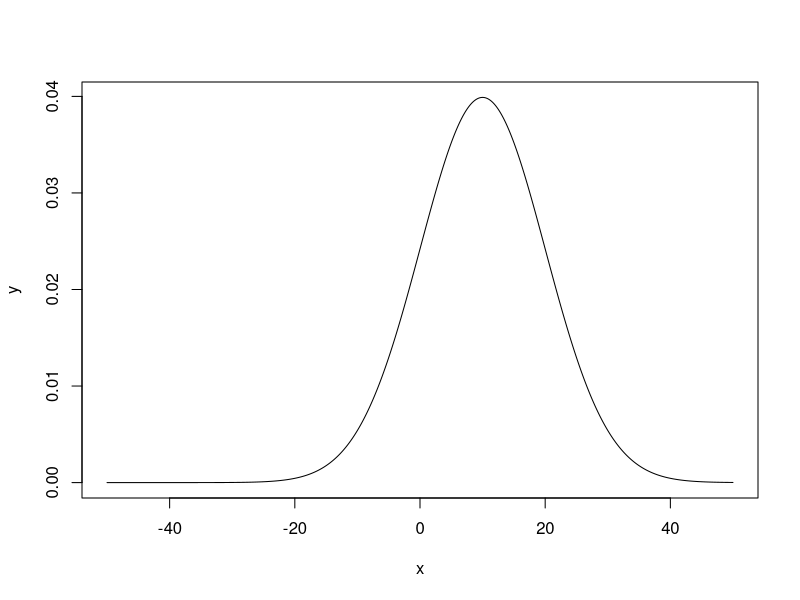
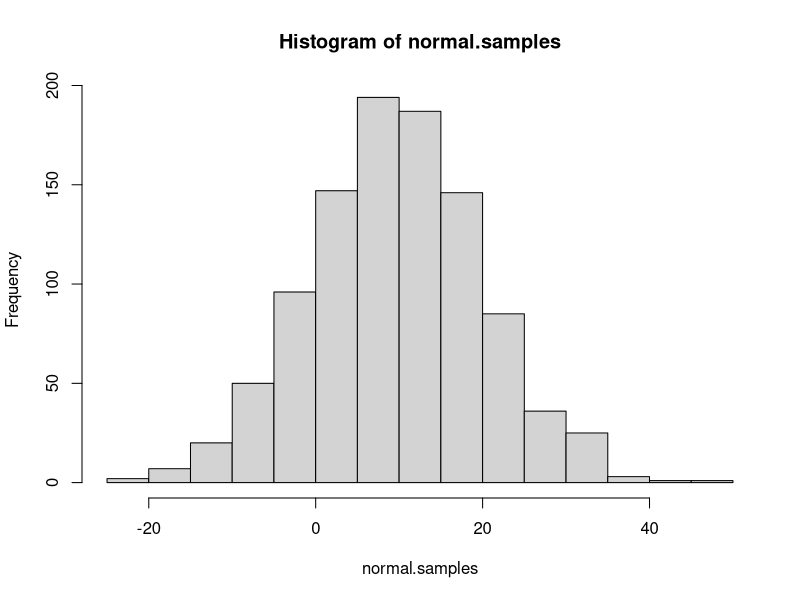
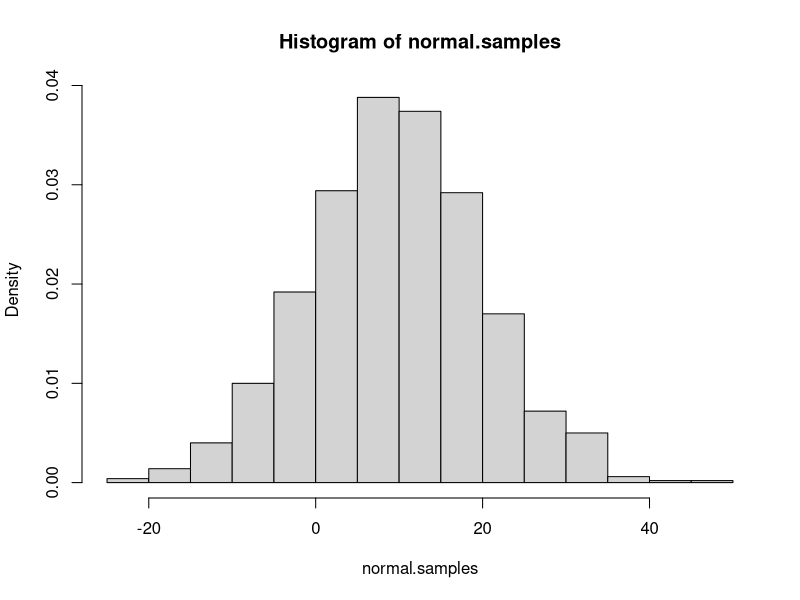
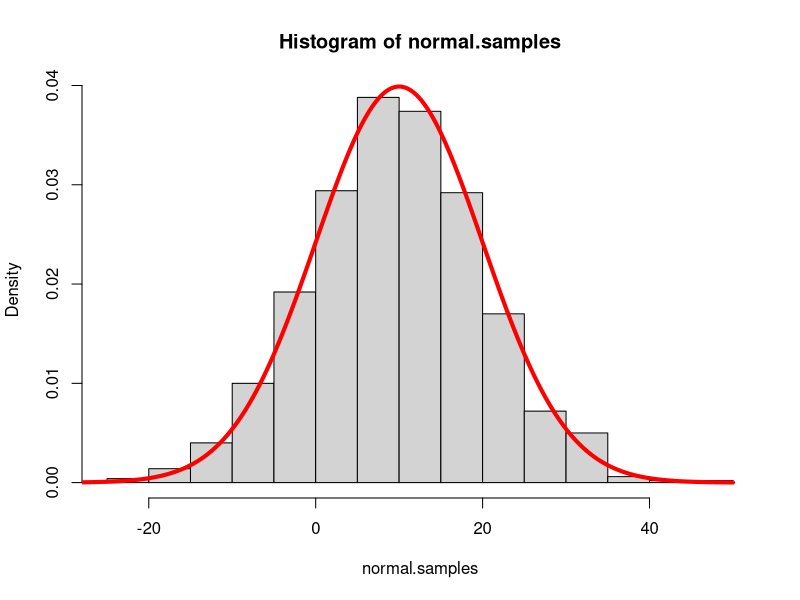

Source code (R) for these figures, in order:
## ---- chunk 1
2 + 3
## ---- chunk 2
a <- 2 + 3
## ---- chunk 3
a
## ---- chunk 4
#Let's take a look at the PDF (probability density function) first
x <- 0:2000 * 0.05 - 50
y <- dnorm(x, mean = 10, sd = sqrt(100))
# X spans over [-50, 50] and y store the pdf value for each element in x.
# The following command generates a line plot
plot(x, y, type = "l")
# search the R Documentation for this "plot" function in the lower right window.
## ---- chunk 5
# Let's draw some random variables from the distribution
normal.samples <- rnorm(1000, 10, 10)  # avoid using sample as the variable name because it's already used for a built-in function.  The bad behavior of R (python shares this overriding problem too)
# Produce a histogram of the random samples
hist(normal.samples)
## ---- chunk 6
hist(normal.samples, probability = TRUE)
## ---- chunk 7
hist(normal.samples, probability = TRUE)
lines(x, y, col="red", lwd=4)
#you may want to try the function "curve" too.  Go to its help page to find the usage.
